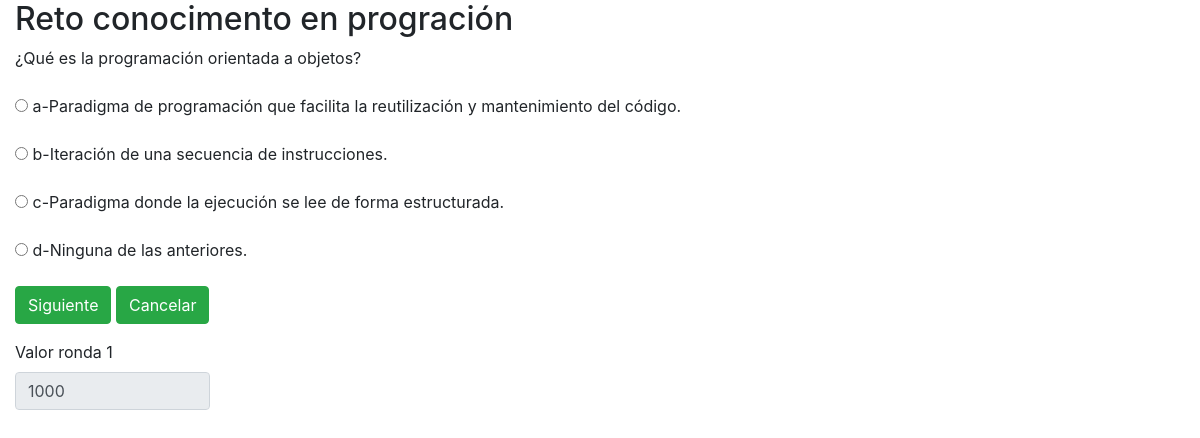
Page /view/frmRonda.php on the committed database.
### tables this page shows
CREATE TABLE `pregunta` (
  `id` int(11) NOT NULL,
  `categoria` int(11) NOT NULL,
  `descripcion` varchar(2000) NOT NULL,
  `solucion` varchar(10) DEFAULT NULL
);

CREATE TABLE `opcion` (
  `id` int(10) NOT NULL,
  `idPregunta` int(11) NOT NULL,
  `idCategoria` int(11) NOT NULL,
  `op1` varchar(2000) DEFAULT NULL,
  `op2` varchar(2000) DEFAULT NULL,
  `op3` varchar(2000) DEFAULT NULL,
  `op4` varchar(2000) DEFAULT NULL
);

### db/conectar.php (called while the page is built, shortened)
<?php
    class Conectar {
        private $host;
        private $db;
        private $user;
        private $password;
        private $charset;
        public function __construct(){
            $this->host = SERVIDOR;
            $this->db = NAMEDB;
            $this->user = USER;
            $this->password = PASSWORD;
            $this->charset = CHARSET;
        }
        function connect(){
            try {
                $conexion="mysql:host=".$this->host.";dbname=".$this->db.";charset"
            .$this->charset;
                $options = [
                    PDO::ATTR_ERRMODE => PDO::ERRMODE_EXCEPTION,
                    PDO::ATTR_EMULATE_PREPARES => false,
                    PDO::ATTR_PERSISTENT => true
                ];
                $pdo = new PDO($conexion, $this->user, $this->password, $options);
                return $pdo;
            } catch(PDOExcepcion $e) {
    ?>
                <script>alert('Hay Problemas para realizar la conexión')</script>
    <?php
            }
        }
    }
?>

### view/frmRonda.php (the view, shortened to what this page needs)
<!DOCTYPE html>
<html lang="en">
    <head>
        <link rel="stylesheet" href="https://stackpath.bootstrapcdn.com/bootstrap/4.1.3/css/bootstrap.min.css">
    </head>
    <body>
        <?php
        require('../db/conectar.php');
        $conexionDB = new conectar();
        $valor = 1000;
        $rand =rand(1,5);
        $ronda = 1;
            $sql1 = "SELECT descripcion, solucion from pregunta WHERE id = '$rand' AND categoria = '$ronda';";
            $sql1 = $conexionDB->connect()->prepare($sql1);
            $sql1->execute();
            $results1 = $sql1->fetchAll(PDO::FETCH_ASSOC);
            $sql = "SELECT op1,op2,op3,op4 FROM opcion
            WHERE idPregunta ='$rand' AND idCategoria = '$ronda';
            ";
            $sql = $conexionDB->connect()->prepare($sql);
            $sql->execute();
            $results = $sql->fetchAll(PDO::FETCH_ASSOC);
            $solucion = $results1[0]['solucion'];
        ?>
<div class="container-fluid">
    <div class="row" id="map_section">
        <div class="col-12">
        <h2>Reto conocimento en progración</h2>
            <form action="../controller/ctrRonda.php?valor=<?php urlencode($solucion);?>" method="post">
                <div class="form-group ">
                    <label><?php echo $results1[0]['descripcion']; ?></label>
                </div>
                <div class="form-group ">
                    <input type="radio" id="a" name="op" value="a" >
                    <label for="b"><?php echo $results[0]['op1']; ?></label>
                </div>
                <div class="form-group ">
                    <input type="radio" id="a" name="op" value="b" >
                    <label for="b"><?php echo $results[0]['op2']; ?></label>
                </div>
                <div class="form-group ">
                    <input type="radio" id="a" name="op" value="c" >
                    <label for="c"><?php echo $results[0]['op3']; ?></label>
                </div>
                <div class="form-group ">
                    <input type="radio" id="a" name="op" value="d" >
                    <label for="d"><?php echo $results[0]['op4']; ?></label>
                </div>
                <div class="form-group row-md-2">
                    <button class="btn btn-success" name="btnSiguiente">Siguiente</button>
                    <button class="btn btn-success" name="btnCancelar">Cancelar</button>
                </div>
                <label>Valor ronda <?php echo $ronda;?></label>
                <input class="form-control col-2" type="text" name="valor" value='<?php echo $valor?>' readonly>
            </form>
        </div>
    </div>
</div>
    </body>
</html>

### rows in the picture
pregunta: descripcion "¿Qué es la programación orientada a objetos?"
opcion: op1 "a-Paradigma de programación que facilita la reutilización y mantenimiento del código.", op2 "b-Iteración de una secuencia de instrucciones.", op3 "c-Paradigma donde la ejecución se lee de forma estructurada.", op4 "d-Ninguna de las anteriores."

### other values in the picture
$ronda "1"
